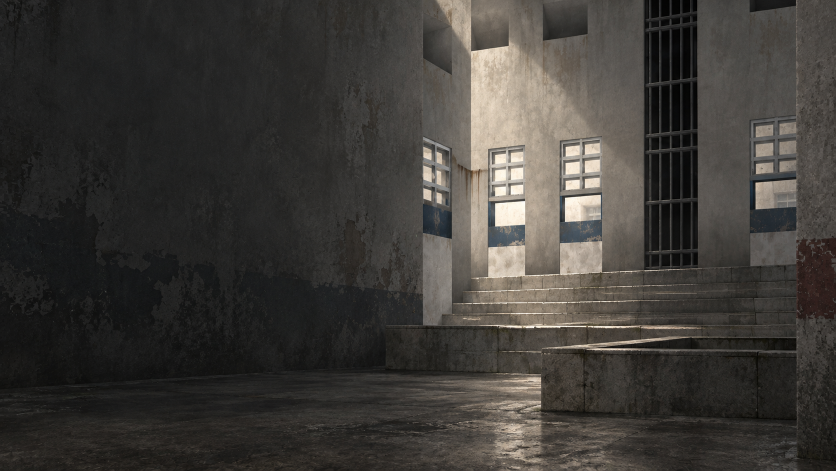
#> input picture art/rf2_ui_01_astra/source/title_master.png, 1672 x 941 px (shown at 1/2 size); its folder holds 2 pictures in this run
$ python export.py
#> lines starting #> are read from the running program, lines starting #| are printed output that depends on the picture
"""RF2-UI-01: fixed generated painting + native vector UI + recorded CC0 cues."""
from pathlib import Path
import json, hashlib, math
import numpy as np
import soundfile as sf
from scipy.signal import resample_poly
from PIL import Image,ImageDraw,ImageFont

HERE=Path(__file__).resolve().parent;LOT=HERE.parent;OUT=LOT/'runtime'

def fonts():
    chars=''.join(chr(c) for c in range(0x21,0x7f))+'ÀÂÄÇÈÉÊËÎÏÔÖÙÛÜŸàâäçèéêëîïôöùûüÿŒœ«»°’–—…'
    for name,size,weight,tracking in [('rfuititle',23,650,.065),('rfuimenu',12,500,.025)]:
        dst=HERE/'style_study/fonts'/name;dst.mkdir(parents=True,exist_ok=True)
        f=ImageFont.truetype(str(HERE/'Inter.woff2'),size*4);f.set_variation_by_axes([32,weight])
        pad=round(size*4*tracking);stroke=2;asc,desc=f.getmetrics();height=asc+desc+stroke*2
        for ch in chars:
            im=Image.new('RGBA',(round(f.getlength(ch))+pad+stroke*2,height),(255,255,255,0))
            ImageDraw.Draw(im).text((stroke+pad/2,stroke),ch,font=f,fill=(255,255,255,255),stroke_width=stroke,stroke_fill=(15,17,18,220))
            im.save(dst/f'{ord(ch):04X}.png')
        (dst/'font.inf').write_text(f'// Inter OFL 1.1, RF2 UI derivative, weight {weight}\nScale 4\nFontHeight {round(height/4)}\nSpaceWidth {round((f.getlength(" ")+pad)/4)}\nKerning -1\n',encoding='utf8')
    license_dir=HERE/'style_study/licenses';license_dir.mkdir(exist_ok=True)
    (license_dir/'RF2_UI_Inter_OFL.txt').write_bytes((HERE/'Inter-OFL.txt').read_bytes())

def graphics():
    dst=HERE/'style_study/graphics';dst.mkdir(parents=True,exist_ok=True)
    # Aspect-preserving export; source aspect differs by < 0.1% from 16:9.
    im=Image.open(HERE/'title_master.png').convert('RGB')
#> im is the input picture: PIL image 1672x941 RGB; mean R, G, B 62.8, 59.9, 56.1
    w,h=im.size;crop_h=round(w*9/16)
#> after `w, h = im.size`: w = 1672; h = 941
#> after `crop_h = round(w * 9 / 16)`: crop_h = 940
    im=im.crop((0,(h-crop_h)//2,w,(h+crop_h)//2)).resize((1920,1080),Image.Resampling.LANCZOS)
#> im: PIL image 1920x1080 RGB
    title=OUT/'graphics/ui/RFMENUBG.png';title.parent.mkdir(parents=True,exist_ok=True);im.save(title)
    (OUT/'graphics/TITLEPIC.png').write_bytes(title.read_bytes())
    # Simple geometric controls have editable SVG sources, never generated lettering.
    colors={'normal':'#8e9291','focus':'#b75b60','pressed':'#e0dacf','disabled':'#515655'}
    for state,c in colors.items():
        svg=f'<svg xmlns="http://www.w3.org/2000/svg" width="720" height="64" viewBox="0 0 720 64"><path d="M2 8V56H10V8Z" fill="{c}"/><path d="M24 62H718" stroke="{c}" stroke-opacity="0.35"/></svg>\n'
        (HERE/f'row_{state}.svg').write_text(svg,encoding='utf8')
        im=Image.new('RGBA',(720,64));d=ImageDraw.Draw(im);d.rectangle((2,8,10,56),fill=c);d.line((24,62,718,62),fill=c,width=1)
        im.save(dst/f'RF2_UI_ROW_{state.upper()}.png')
#> this loop made 4 passes
#> pass 1, in graphics, `im.save(dst/f'RF2_UI_ROW_{state.upper()}.png')`:
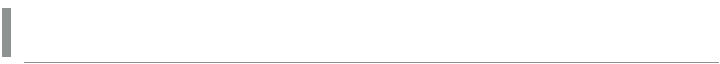
#> saved as RF2_UI_ROW_NORMAL.png: PIL image 720x64 RGBA; mean R, G, B, A 3.5, 3.6, 3.6, 6.3; transparent parts drawn white
#> pass 2, in graphics, `im.save(dst/f'RF2_UI_ROW_{state.upper()}.png')`:
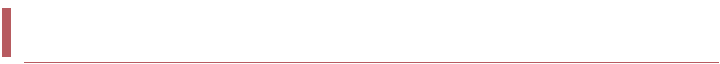
#> saved as RF2_UI_ROW_FOCUS.png: PIL image 720x64 RGBA; mean R, G, B, A 4.5, 2.2, 2.4, 6.3; transparent parts drawn white
    im=Image.new('RGBA',(12,12));d=ImageDraw.Draw(im)
    d.rectangle((2,1,4,10),fill='#b75b60');d.line((5,1,9,1),fill='#e0dacf');d.line((5,10,9,10),fill='#e0dacf')
    im.save(dst/'RFSELCT.png')
    im=Image.new('RGBA',(640,400));d=ImageDraw.Draw(im)
#> after `im = Image.new('RGBA', (640, 400))`: im: PIL image 640x400 RGBA; every value is 0
    d.rectangle((0,0,639,399),fill=(20,23,24,242));d.line((32,36,608,36),fill='#737976',width=1)
    d.rectangle((32,32,38,38),fill='#8c343c');d.line((32,368,608,368),fill='#494e4c')
    im.save(dst/'RF2_UI_SHEET.png')
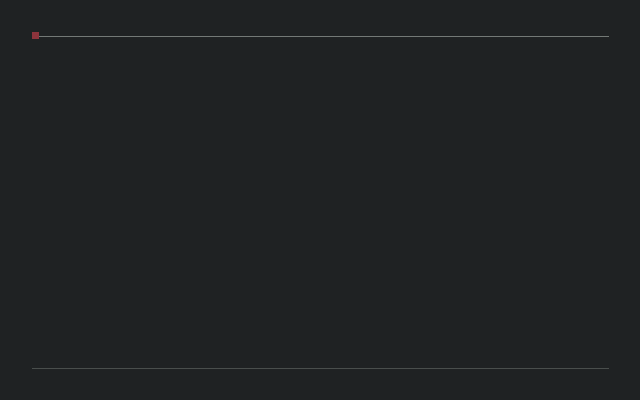
#> saved as RF2_UI_SHEET.png: PIL image 640x400 RGBA; mean R, G, B, A 20.4, 23.3, 24.3, 242.1; transparent parts drawn white

def audio():
    dst=OUT/'sounds/ui';dst.mkdir(parents=True,exist_ok=True);masters=HERE/'audio/masters';masters.mkdir(exist_ok=True)
    cues=[('cursor','bookFlip3.ogg',.075,-27),('choose','metalLatch.ogg',.14,-20),
          ('change','metalClick.ogg',.065,-27),('backup','bookPlace2.ogg',.17,-24),
          ('clear','cloth2.ogg',.20,-26),('invalid','beltHandle2.ogg',.11,-24),
          ('prompt','bookOpen.ogg',.22,-23),('dismiss','bookFlip2.ogg',.11,-27)]
    report=[]
    for name,source,duration,db in cues:
        original,sr=sf.read(HERE/'audio'/source,always_2d=True);x=original.mean(axis=1)
        if sr!=48000:
            divisor=math.gcd(sr,48000);x=resample_poly(x,48000//divisor,sr//divisor)
        active=np.where(np.abs(x)>max(np.max(np.abs(x))*.02,.0001))[0]
        if len(active):x=x[max(0,active[0]-96):]
        x=x[:round(duration*48000)].copy();x-=x.mean()
        attack=min(96,len(x)//4);release=min(960,len(x)//3)
        x[:attack]*=np.linspace(0,1,attack);x[-release:]*=np.linspace(1,0,release)
        x*=10**(db/20)/max(np.max(np.abs(x)),1e-9)
        sf.write(masters/f'{name}.wav',x,48000,subtype='PCM_24');sf.write(dst/f'{name}.wav',x,48000,subtype='PCM_16')
        event='menu/'+name
        if name=='choose':event+=' + menu/advance'
        if name=='backup':event+=' + menu/activate'
        report.append(dict(event=event,source=source,seconds=len(x)/48000,peak_dbfs=db,rms_dbfs=float(20*np.log10(np.sqrt(np.mean(x*x))+1e-12)),audition=False,origin='Kenney RPG Audio, CC0'))
    (LOT/'evidence/audio_metrics.json').write_text(json.dumps(report,indent=2),encoding='utf8')

if __name__=='__main__':
#> (the run stopped early here; a loop or call above may not have finished)
